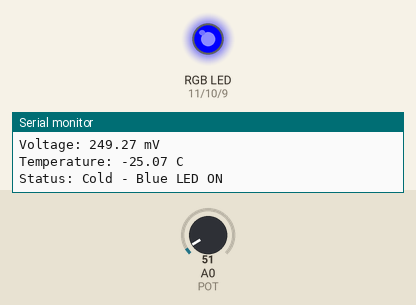
Simulated run of this sketch. Board: Arduino Uno, built with avr-gcc and run on an emulated ATmega328P. Parts: an RGB LED mixed from three pins (HIGH = lit), the last lines printed to the serial monitor. The inputs (shaded band) are chosen by the test bench; at power-on: A0 (POT) = 51.

Above: at 1.3 s.
1.4 s: A0 (POT) set to 130
2.9 s: A0 (POT) set to 150
At 3.7 s:
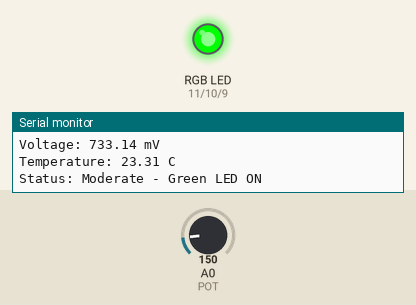
4.5 s: A0 (POT) set to 163
At 4.71 s:
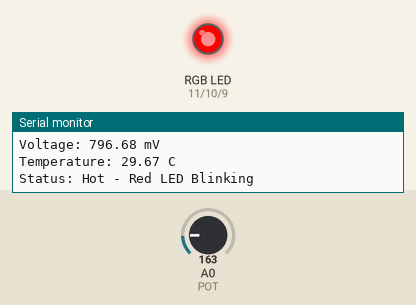
At 6.4 s:
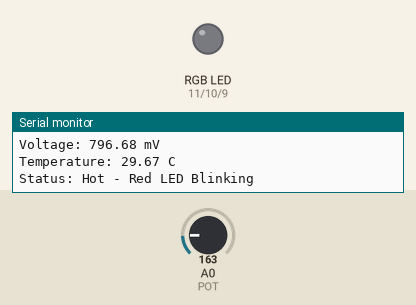
Timing chart, 0 to 13.5 s (numbered marks = the images above; inputs shaded):
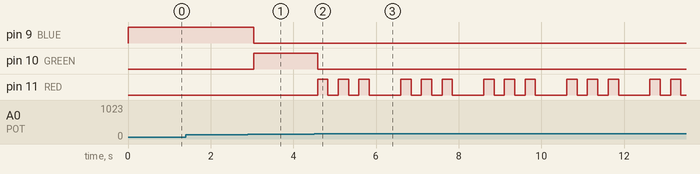

Measured:
- the behaviour switches between 143 and 144 on A0 (POT) (found by bisection; images 0 and 1)
- after the input at 2.9 s, pin 9 (BLUE): HIGH → LOW after 0.14 s; pin 10 (GREEN): LOW → HIGH after 0.14 s
- after the input at 4.5 s, pin 10 (GREEN): HIGH → LOW after 0.09 s; pin 11 (RED): LOW → HIGH after 0.09 s, then repeats every 2.0 s: 2 × (LOW 0.25 s, HIGH 0.25 s), LOW 0.76 s, HIGH 0.25 s

The sketch:

temp.ino
```cpp
// Potentiometer-Based Temperature Reading Program with RGB LED Control
const int POT = 0;   // Potentiometer (or temperature sensor) on analog pin 0

// RGB LED Pins
const int BLUE = 9;
const int GREEN = 10;
const int RED = 11;

int val = 0;         // Variable to hold the analog reading
float voltage_mV = 0.f;
float temp_C = 0.f;

void setup() {
  Serial.begin(9600);

  // Set RGB LED pins as output
  pinMode(BLUE, OUTPUT);
  pinMode(GREEN, OUTPUT);
  pinMode(RED, OUTPUT);
}

// Custom print function
void printInfo(String label, float value, String unit) {
  Serial.print(label);
  Serial.print(": ");
  Serial.print(value);
  Serial.print(" ");
  Serial.println(unit);
}

// Function to control RGB LED
void setLED(int red, int green, int blue) {
  analogWrite(RED, red);
  analogWrite(GREEN, green);
  analogWrite(BLUE, blue);
}

void loop() {
  // Read analog value and convert to temperature
  val = analogRead(POT);
  voltage_mV = (val * 5000.0f) / 1023.0f;
  temp_C = (voltage_mV - 500.f) / 10.f;  // Convert mV to °C (assuming LM35 sensor)

  // Print temperature info
  printInfo("Voltage", voltage_mV, "mV");
  printInfo("Temperature", temp_C, "C");

  // LED control logic
  if (temp_C < 20) {
    setLED(0, 0, 255);  // Cold: Blue ON
    Serial.println("Status: Cold - Blue LED ON");
  }
  else if (temp_C >= 20 && temp_C <= 28) {
    setLED(0, 255, 0);  // Moderate: Green ON
    Serial.println("Status: Moderate - Green LED ON");
  }
  else {
    Serial.println("Status: Hot - Red LED Blinking");
    for (int i = 0; i < 3; i++) { // Blink Red 3 times
      setLED(255, 0, 0);
      delay(250);
      setLED(0, 0, 0);
      delay(250);
    }
  }

  Serial.print('\n');
  delay(500);
}
```
